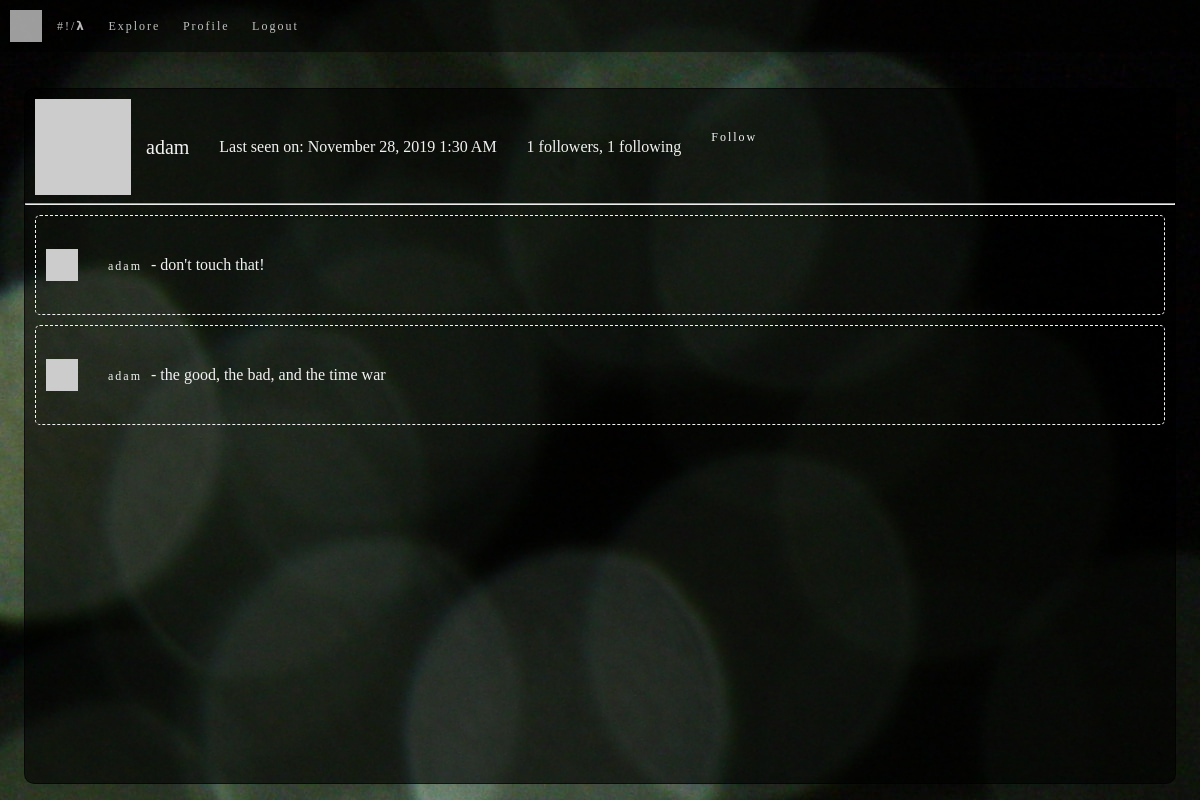
Screenshot of /user/adam (signed in) with the database file from the repository.
### app/models.py (models this page shows, shortened)
class User(UserMixin, db.Model):
    id = db.Column(db.Integer, primary_key=True)
    username = db.Column(db.String(64), index=True, unique=True)
    email = db.Column(db.String(120), index=True, unique=True)
    password_hash = db.Column(db.String(128))
    posts = db.relationship('Post', backref='author', lazy='dynamic')
    about_me = db.Column(db.String(140))
    last_seen = db.Column(db.DateTime, default=datetime.utcnow)
    followed = db.relationship(
        'User', secondary=followers,
        primaryjoin=(followers.c.follower_id == id),
        secondaryjoin=(followers.c.followed_id == id),
        backref=db.backref('followers', lazy='dynamic'), lazy='dynamic')
    def avatar(self):
        digest = md5(self.email.lower().encode('utf-8')).hexdigest()
        return avatar_dicebear("jdenticon", digest[12:])
    def is_following(self, user):
        try:
            return self.followed.filter(
                followers.c.followed_id == user.id).count() > 0
        except AttributeError as e:
            return False

class Post(db.Model):
    id = db.Column(db.Integer, primary_key=True)
    body = db.Column(db.String(140))
    timestamp = db.Column(db.DateTime, index=True, default=datetime.utcnow)
    user_id = db.Column(db.Integer, db.ForeignKey('user.id'))

### app/routes.py (the view)
@app.route('/user/<username>')
@login_required
def user(username):
    user = User.query.filter_by(username=username).first_or_404()
    page = request.args.get('page', 1, type=int)
    posts = user.posts.order_by(Post.timestamp.desc()).paginate(
        page, app.config['POSTS_PER_PAGE'], False)
    next_url = url_for('/user/{}'.format(username), page=posts.next_num) if posts.has_next else None
    prev_url = url_for('/user/{}'.format(username), page=posts.prev_num) if posts.has_prev else None
    return render_template('user.html', user=user, posts=posts.items, next_url=next_url, prev_url=prev_url)

### app/models.py (called while the page is built)
@login.user_loader
def load_user(id):
    return User.query.get(int(id))

### app/routes.py (called while the page is built)
@app.before_request
def before_request():
    if current_user.is_authenticated:
        current_user.last_seen = datetime.utcnow()
        db.session.commit()

### app/utils.py (called while the page is built)
def avatar_dicebear(sprite, seed, mood=None):
    valid_sprites = [
        "male", "female", "human", "identicon",
        "initials", "bottts", "avataaars", "jdenticon", "gridy"]
    valid_moods = ["happy", "sad", "surprised"]
    if sprite not in valid_sprites:
        return "SPRITE MUST BE ONE OF : {}".format(", ".join(valid_sprites))
    if (mood is not None) and (mood in valid_moods):
        return "https://avatars.dicebear.com/v2/{sprites}/{seed}.svg?options[mood][]={mood}".format(sprites=sprite, seed=seed, mood=mood)
    return "https://avatars.dicebear.com/v2/{sprites}/{seed}.svg".format(sprites=sprite, seed=seed)

### app/templates/user.html (shortened to what this page needs)
{% extends "base.html" %}
{% block content %}
    <section class="profile-head">
        <img src="{{ user.avatar() }}" width="96px">
        <div class="profile-neck">
            <h1>{{ user.username }}</h1>
            {% if user.last_seen %}<p>Last seen on: {{ moment(user.last_seen).format('LLL') }}</p>{% endif %}
            <p>{{ user.followers.count() }} followers, {{ user.followed.count() }} following</p>
            {% if user == current_user %}
            <a href="{{ url_for('edit_profile') }}">Edit your profile</a>
            {% elif not current_user.is_following(user) %}
            <a href="{{ url_for('follow', username=user.username) }}">Follow</a>
            {% else %}
            <a href="{{ url_for('unfollow', username=user.username) }}">Unfollow</a>
            {% endif %}
        </div>
    </section>
    <hr>
    {% for post in posts %}
        {% include "_post.html" %}
    {% endfor %}
    {% endblock %}

### app/templates/base.html (shortened to what this page needs)
<html lang="en">
<head>
    <link rel="stylesheet" href="{{ url_for('static', filename='css/index.css') }}" />
</head>
<body onload="run();">
    <div class="header">
        {% if current_user.is_anonymous %}
            <img class="oc" src="https://avatars.dicebear.com/v2/jdenticon/c6b77e1f09d30ce103741f3174a7a68d.svg" />
        {% else %}
            <img class="oc" src="{{ current_user.avatar() }}" />
        {% endif %}
        <nav id="nav-bar">
            <a href="javascript:clickUrl('{{ url_for('index') }}', 0);">#!/𝝺</a>
            {% if current_user.is_anonymous %}
            <a href="javascript:clickUrl('{{ url_for('login') }}', 1);">Login</a>
            {% else %}
            <a href="javascript:clickUrl('{{ url_for('explore') }}', 2);">Explore</a>
            <a href="javascript:clickUrl('{{ url_for('user', username=current_user.username) }}', 3);">Profile</a>
            <a href="javascript:clickUrl('{{ url_for('logout') }}', 4);">Logout</a>
            {% endif %}
        </nav>
    </div>
    <div class="body-content">
        {% block content %}{% endblock %}
    </div>
</body>
</html>

### app/templates/_post.html
<section class="user-post">
    <img src="{{ post.author.avatar() }}" width="32px">
    <p class="user-posted">
        <a href="{{ url_for('user', username=post.author.username) }}">{{ post.author.username }}</a>
         - <b>{{ post.body }}</b>
    </p>
</section>

### app/static/css/index.css (style rules this page uses)
html, body, div, span, applet, object, iframe, h1, h2, h3, h4, h5, h6, p, blockquote, pre, a, abbr, acronym, address, big, cite, code, del, dfn, em, img, ins, kbd, q, s, samp, small, strike, strong, sub, sup, tt, var, b, u, i, center, dl, dt, dd, ol, ul, li, fieldset, form, label, legend, table, caption, tbody, tfoot, thead, tr, th, td, article, aside, canvas, details, embed, figure, figcaption, footer, header, hgroup, menu, nav, output, ruby, section, summary, time, mark, audio, video { margin: 0; padding: 0; border: 0; font-size: 100%; font: inherit; vertical-align: baseline; }
article, aside, details, figcaption, figure, footer, header, hgroup, menu, nav, section { display: block; }
body { line-height: 1; }
* { box-sizing: border-box; }
html { font-size: 62.5%; }
html, body { font-family: 'sans-serif'; }
a { color: #f2f2f2; text-decoration: none; padding: 5px; }
body { margin: 0; }
.header { display: flex; flex-flow: row wrap; align-items: center; }
.header, .footer { background: rgba(0, 1, 1, 0.6); padding: 1rem; opacity: 77%; }
body { background-image: url("../images/becca-romine-Lll4QeybDEg-unsplash.jpg"); display: flex; flex-direction: column; }
.oc { src: url("../images/octocat.png"); width: 16px; height: 16px; }
@media (min-width: 375px) { .oc { width: 32px; height: 32px; } }
.body-content { opacity: 100%; padding: 2rem; color: #f2f2f2; position: absolute; overflow-y: auto; top: 11%; bottom: 2%; left: 2%; right: 2%; background-color: rgba(0, 1, 1, 0.6); border-radius: 1rem; border: 1px solid rgba(0, 1, 1, 0.6); scrollbar-color: #000101; }
.body-content h1 { padding: 1.5rem; }
@media (min-width: 375px) { .body-content { font-size: 1.4rem; line-height: 1.6rem; padding: 1rem 0; } }
@media (min-width: 768px) { .body-content { font-size: 1.6rem; line-height: 1.8rem; } }
.body-content p { padding: 1.5rem; }
h1 { font-size: 2rem; color: #f2f2f2; }
a { font-size: 1.2rem; letter-spacing: 0.2rem; padding-left: 1.5rem; }
.user-post, .profile-head { display: flex; align-items: center; flex-wrap: wrap; padding-left: 1rem; color: #f2f2f2; background-color: rgba(0, 0, 0, 0); }
.user-post { border: 0.5px dashed #f2f2f2; border-radius: 5px; margin: 10px; min-height: 100px; }
.profile-neck { display: flex; flex-wrap: wrap; }

### rows the page displays
User: username "adam", last_seen "November 28, 2019 1:30 AM"
Post: author.username "adam", body "don't touch that!"
Post: author.username "adam", body "the good, the bad, and the time war"

### other values shown
{{ user.followers.count() }} "1"
{{ user.followed.count() }} "1"
